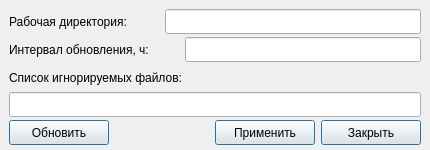
<?xml version="1.0" encoding="UTF-8"?>
<ui version="4.0">
 <class>ConfigureWindow</class>
 <widget class="QMainWindow" name="ConfigureWindow">
  <property name="geometry">
   <rect>
    <x>0</x>
    <y>0</y>
    <width>430</width>
    <height>149</height>
   </rect>
  </property>
  <property name="sizePolicy">
   <sizepolicy hsizetype="Fixed" vsizetype="Fixed">
    <horstretch>0</horstretch>
    <verstretch>0</verstretch>
   </sizepolicy>
  </property>
  <property name="windowTitle">
   <string>Настроить сервис</string>
  </property>
  <widget class="QWidget" name="centralwidget">
   <property name="sizePolicy">
    <sizepolicy hsizetype="Expanding" vsizetype="Fixed">
     <horstretch>0</horstretch>
     <verstretch>0</verstretch>
    </sizepolicy>
   </property>
   <property name="minimumSize">
    <size>
     <width>0</width>
     <height>150</height>
    </size>
   </property>
   <property name="maximumSize">
    <size>
     <width>16777215</width>
     <height>150</height>
    </size>
   </property>
   <layout class="QGridLayout" name="gridLayout">
    <item row="0" column="0">
     <widget class="QLabel" name="label_directory">
      <property name="sizePolicy">
       <sizepolicy hsizetype="Fixed" vsizetype="Fixed">
        <horstretch>0</horstretch>
        <verstretch>0</verstretch>
       </sizepolicy>
      </property>
      <property name="minimumSize">
       <size>
        <width>150</width>
        <height>25</height>
       </size>
      </property>
      <property name="maximumSize">
       <size>
        <width>150</width>
        <height>25</height>
       </size>
      </property>
      <property name="text">
       <string>Рабочая директория:</string>
      </property>
     </widget>
    </item>
    <item row="4" column="0">
     <widget class="QPushButton" name="button_refresh">
      <property name="sizePolicy">
       <sizepolicy hsizetype="Fixed" vsizetype="Fixed">
        <horstretch>0</horstretch>
        <verstretch>0</verstretch>
       </sizepolicy>
      </property>
      <property name="minimumSize">
       <size>
        <width>100</width>
        <height>25</height>
       </size>
      </property>
      <property name="maximumSize">
       <size>
        <width>100</width>
        <height>25</height>
       </size>
      </property>
      <property name="text">
       <string>Обновить</string>
      </property>
      <property name="default">
       <bool>true</bool>
      </property>
     </widget>
    </item>
    <item row="0" column="1" colspan="4">
     <widget class="QLineEdit" name="lineEdit_directory">
      <property name="sizePolicy">
       <sizepolicy hsizetype="Expanding" vsizetype="Fixed">
        <horstretch>0</horstretch>
        <verstretch>0</verstretch>
       </sizepolicy>
      </property>
      <property name="minimumSize">
       <size>
        <width>100</width>
        <height>25</height>
       </size>
      </property>
      <property name="maximumSize">
       <size>
        <width>16777215</width>
        <height>25</height>
       </size>
      </property>
      <property name="alignment">
       <set>Qt::AlignRight|Qt::AlignTrailing|Qt::AlignVCenter</set>
      </property>
     </widget>
    </item>
    <item row="4" column="4">
     <widget class="QPushButton" name="button_close">
      <property name="sizePolicy">
       <sizepolicy hsizetype="Fixed" vsizetype="Fixed">
        <horstretch>0</horstretch>
        <verstretch>0</verstretch>
       </sizepolicy>
      </property>
      <property name="minimumSize">
       <size>
        <width>100</width>
        <height>25</height>
       </size>
      </property>
      <property name="maximumSize">
       <size>
        <width>100</width>
        <height>25</height>
       </size>
      </property>
      <property name="text">
       <string>Закрыть</string>
      </property>
      <property name="default">
       <bool>true</bool>
      </property>
     </widget>
    </item>
    <item row="3" column="0" colspan="5">
     <widget class="QLineEdit" name="lineEdit_ignoreList">
      <property name="sizePolicy">
       <sizepolicy hsizetype="Expanding" vsizetype="Fixed">
        <horstretch>0</horstretch>
        <verstretch>0</verstretch>
       </sizepolicy>
      </property>
      <property name="minimumSize">
       <size>
        <width>300</width>
        <height>25</height>
       </size>
      </property>
      <property name="alignment">
       <set>Qt::AlignRight|Qt::AlignTop|Qt::AlignTrailing</set>
      </property>
     </widget>
    </item>
    <item row="4" column="3">
     <widget class="QPushButton" name="button_apply">
      <property name="sizePolicy">
       <sizepolicy hsizetype="Fixed" vsizetype="Fixed">
        <horstretch>0</horstretch>
        <verstretch>0</verstretch>
       </sizepolicy>
      </property>
      <property name="minimumSize">
       <size>
        <width>100</width>
        <height>25</height>
       </size>
      </property>
      <property name="maximumSize">
       <size>
        <width>100</width>
        <height>25</height>
       </size>
      </property>
      <property name="text">
       <string>Применить</string>
      </property>
      <property name="default">
       <bool>true</bool>
      </property>
     </widget>
    </item>
    <item row="1" column="0" colspan="2">
     <widget class="QLabel" name="label_timeSleep">
      <property name="sizePolicy">
       <sizepolicy hsizetype="Fixed" vsizetype="Fixed">
        <horstretch>0</horstretch>
        <verstretch>0</verstretch>
       </sizepolicy>
      </property>
      <property name="minimumSize">
       <size>
        <width>170</width>
        <height>25</height>
       </size>
      </property>
      <property name="maximumSize">
       <size>
        <width>170</width>
        <height>25</height>
       </size>
      </property>
      <property name="text">
       <string>Интервал обновления, ч:</string>
      </property>
     </widget>
    </item>
    <item row="1" column="2" colspan="3">
     <widget class="QLineEdit" name="lineEdit_timeSleep">
      <property name="sizePolicy">
       <sizepolicy hsizetype="Expanding" vsizetype="Fixed">
        <horstretch>0</horstretch>
        <verstretch>0</verstretch>
       </sizepolicy>
      </property>
      <property name="minimumSize">
       <size>
        <width>100</width>
        <height>25</height>
       </size>
      </property>
      <property name="maximumSize">
       <size>
        <width>16777215</width>
        <height>25</height>
       </size>
      </property>
      <property name="alignment">
       <set>Qt::AlignRight|Qt::AlignTrailing|Qt::AlignVCenter</set>
      </property>
     </widget>
    </item>
    <item row="4" column="2">
     <spacer name="horizontalSpacer">
      <property name="orientation">
       <enum>Qt::Horizontal</enum>
      </property>
      <property name="sizeHint" stdset="0">
       <size>
        <width>40</width>
        <height>20</height>
       </size>
      </property>
     </spacer>
    </item>
    <item row="2" column="0" colspan="4">
     <widget class="QLabel" name="label_ignoreList">
      <property name="sizePolicy">
       <sizepolicy hsizetype="Fixed" vsizetype="Fixed">
        <horstretch>0</horstretch>
        <verstretch>0</verstretch>
       </sizepolicy>
      </property>
      <property name="minimumSize">
       <size>
        <width>300</width>
        <height>25</height>
       </size>
      </property>
      <property name="maximumSize">
       <size>
        <width>300</width>
        <height>25</height>
       </size>
      </property>
      <property name="text">
       <string>Список игнорируемых файлов:</string>
      </property>
     </widget>
    </item>
   </layout>
  </widget>
 </widget>
 <tabstops>
  <tabstop>lineEdit_directory</tabstop>
  <tabstop>lineEdit_timeSleep</tabstop>
  <tabstop>lineEdit_ignoreList</tabstop>
  <tabstop>button_refresh</tabstop>
  <tabstop>button_apply</tabstop>
  <tabstop>button_close</tabstop>
 </tabstops>
 <resources/>
 <connections/>
</ui>
